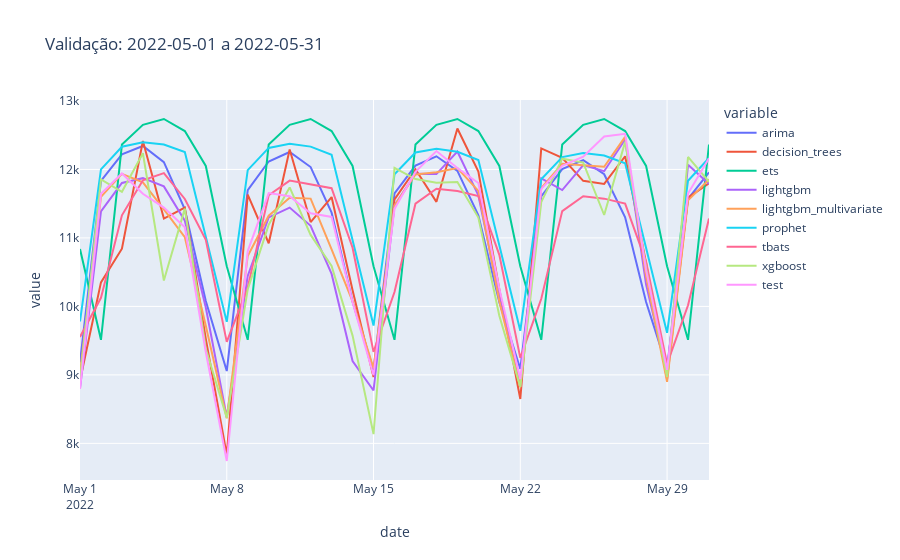

Here is the notebook cell this chart was saved with:
### Code cell
# plot using plotly express
df3 = df2.reset_index().melt(id_vars = "date")
px.line(df3, x = "date", y = "value", color= "variable", title=f"Validação: {date_init} a {date_end}")
